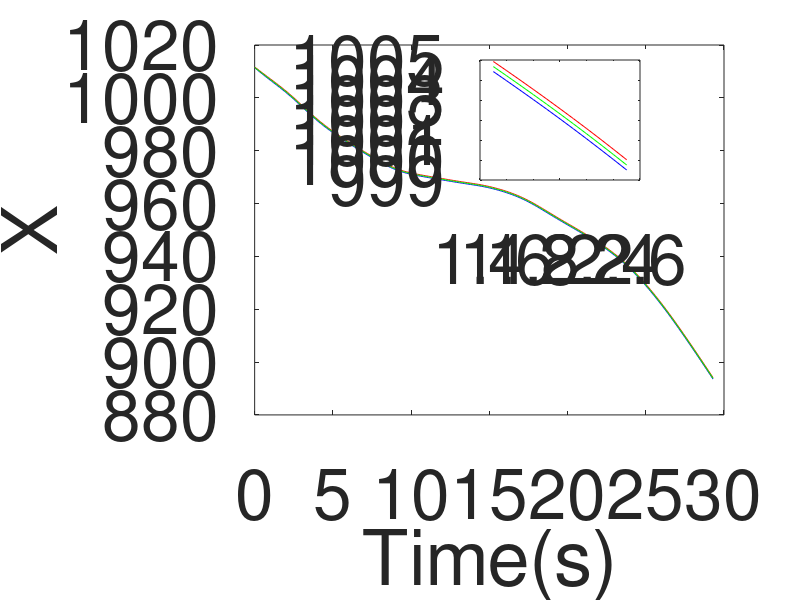

Source code (MATLAB): (Note: this script raises an error after producing the figure.)
data = load('s3_pm.mat');
t_arr = data.t_arr;
infimum_arr = data.sm_infimum_arr;
supremum_arr = data.sm_supremum_arr;
z_arr = data.z_arr;
fontSize = 50;
lineWidth = 5;
titles = ["X", "Y", "Velocity_x","Velocity_y","Acceleration_x",...
    "Acceleration_y"];
fig_index = 1;
set(0,'defaultAxesFontSize',fontSize);
for i=1:6
    f = figure(fig_index);
    fig_index = fig_index+ 1;
    plot(t_arr, infimum_arr(i,:), 'b');
    hold on;
    plot(t_arr, supremum_arr(i,:), 'r'  );
    hold on;
    if(i<5)
        plot(t_arr, z_arr(i,:), 'g');
    end
    xlabel('Time(s)');
    ylabel(titles(i));
%     if i== 1
%         legend('Lower Bound', 'Upper Bound','True Value', 'Location', 'NorthOutside', 'Orientation', 'horizontal');
%     end
    if(i == 1)
        axes('Position', [.6 .7 .2 .2])
        box on;
        
        plot(t_arr(16:26), infimum_arr(i,16:26),'b');
        hold on;
        plot(t_arr(16:26), supremum_arr(i,16:26),'r');
        hold on;
        plot(t_arr(16:26), z_arr(i,16:26),'g'); 
    end
    set(gcf, 'Position', get(0, 'Screensize'));
    %title( ax, titles(i));
    saveas(f,'s3pmSM'+titles(i)+'.eps', 'epsc');
end
